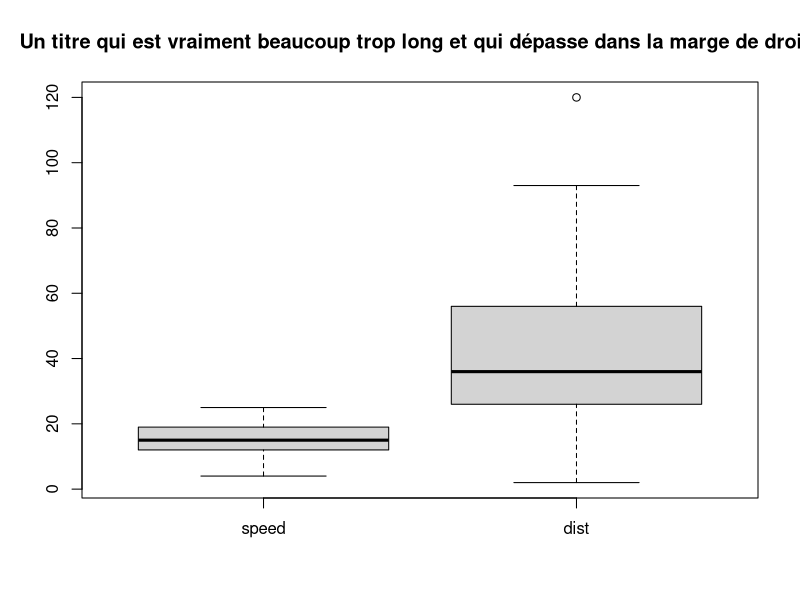
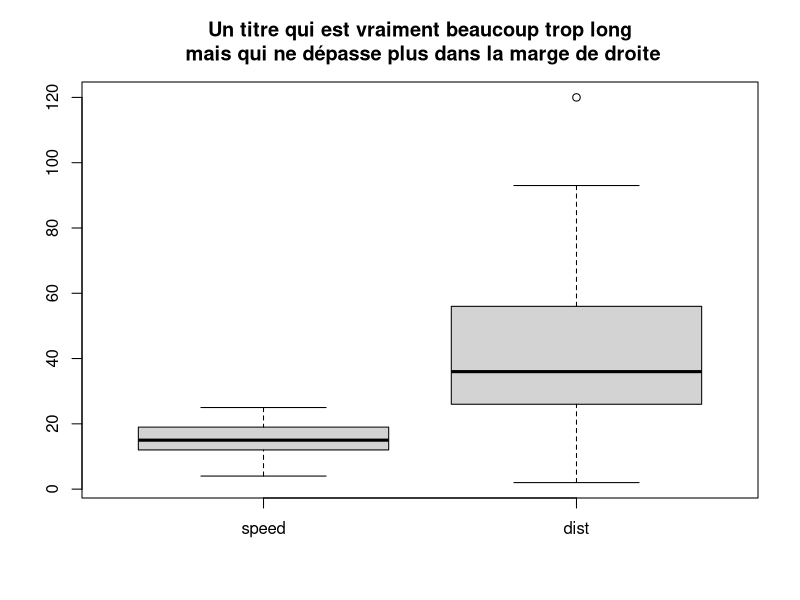

R code for these plots, in order:
## ---- chunk 1
knitr::opts_chunk$set(echo = TRUE)
## ---- chunk 2
boxplot(cars, main = "Un titre qui est vraiment beaucoup trop long et qui dépasse dans la marge de droite")
## ---- chunk 3
boxplot(cars, 
        main = "Un titre qui est vraiment beaucoup trop long\n mais qui ne dépasse plus dans la marge de droite")
